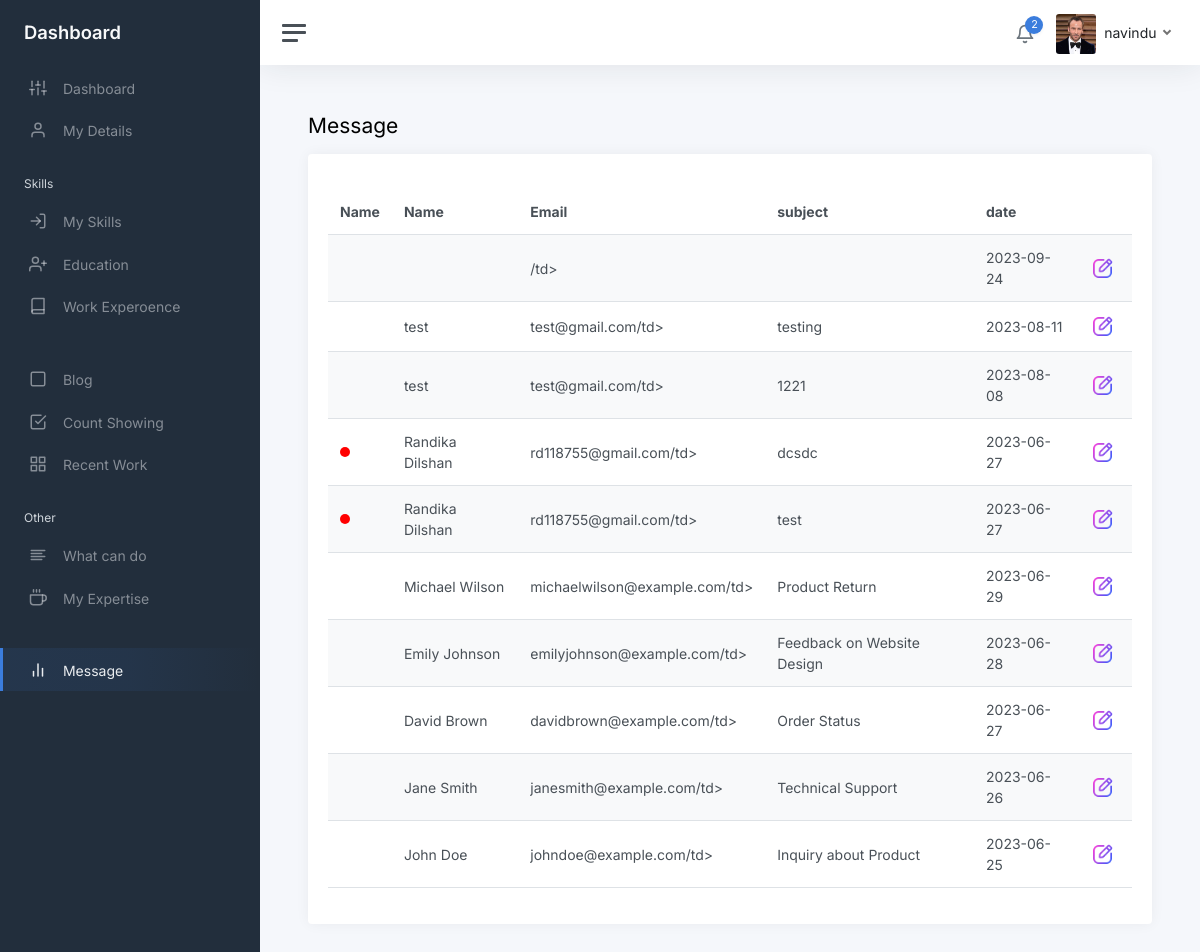
The app's page /admin2/static/mymsg.php with its own data.
### tables this page shows
CREATE TABLE `Detila` (
  `Id` int(11) NOT NULL,
  `Name` text DEFAULT NULL,
  `Role` text DEFAULT NULL,
  `AboutMe` text DEFAULT NULL,
  `Country` text DEFAULT NULL,
  `Profile_Pic` text DEFAULT NULL,
  `Bg_picture1` text DEFAULT NULL,
  `Bg_picture2` text DEFAULT NULL,
  `Skill_desc` text DEFAULT NULL,
  `email` varchar(255) DEFAULT NULL,
  `address` varchar(255) DEFAULT NULL,
  `telephone` varchar(20) DEFAULT NULL,
  `Cv` text DEFAULT NULL,
  `hirebanner` int(11) DEFAULT NULL
);

CREATE TABLE `Admin_chat` (
  `Id` int(11) NOT NULL,
  `Name` text DEFAULT NULL,
  `email` text DEFAULT NULL,
  `Subject` text DEFAULT NULL,
  `Message` text DEFAULT NULL,
  `Date` date DEFAULT NULL,
  `Looking` int(11) DEFAULT NULL
);

### admin2/static/mymsg.php (the view, shortened to what this page needs)
<?php
    require_once '../../connection.php';
    require_once './header.php';
?>
            <main class="content">
				<div class="container-fluid p-0">
					<div class="mb-3">
						<h1 class="h3 d-inline align-middle">Message</h1>
					</div>
                    <div class="row">
                        <div class="col-sm-12">
                            <div class="card" style="padding: 20px;">
                                <div style="margin-top: 15px;" class="">
                                    <table id="customerTable" class="table table-striped" style="width:100%">
                                        <thead>
                                            <tr>
                                                <th> Name</th>
                                                <th> Name</th>
                                                <th> Email</th>
                                                <th> subject</th>
                                                <th> date </th>
                                                <th>  </th>
                                            </tr>
                                        </thead>
                                        <tbody class="contentable">
                                            <?php
                                                $sql = "SELECT * FROM `Admin_chat` ORDER BY `Admin_chat`.`Id` DESC";
                                                $result = $conn->query($sql);
                                                while ($row = $result->fetch_assoc()) {
                                            ?>
                                            <tr>
                                                <td>
                                                    <div class="<?php if ($row['Looking'] == 0) { echo "red-dot"; } ?>"></div>
                                                </td>
                                                <td> <?php echo $row['Name']; ?> </td>
                                                <td> <?php echo $row['email']; ?>/td>
                                                <td> <?php echo $row['Subject']; ?> </td>
                                                <td> <?php echo $row['Date']; ?></td>
                                                <td>
                                                        <a href="viewmsg.php?id=<?php echo $row['Id']; ?>"><img src="../../Assets/web/edit1.png" alt="" style="width:25px;height:25px; margin-right:5px;"></a>
                                                </td>
                                            </tr>
                                            <?php } ?>
                                        </tbody>
                                    </table>
                                </div>
                            </div>
                        </div>
                    </div>
				</div>
			</main>
		</div>
	</div>
</body>
</html>

### admin2/static/header.php (shortened to what this page needs)
<!DOCTYPE html>
<html lang="en">
<head>
	<link href="css/app.css" rel="stylesheet">
</head>
<body>
	<div class="wrapper">
		<nav id="sidebar" class="sidebar js-sidebar">
			<div class="sidebar-content js-simplebar">
				<a class="sidebar-brand" href="index.html">
                    <span class="align-middle">Dashboard</span>
                </a>
				<ul class="sidebar-nav">
					<li class="sidebar-item active">
						<a class="sidebar-link" href="./index.php">
                        <i class="align-middle" data-feather="sliders"></i> <span class="align-middle">Dashboard</span>
                        </a>
					</li>
					<li class="sidebar-item">
						<a class="sidebar-link" href="./mydetails.php">
                        <i class="align-middle" data-feather="user"></i> <span class="align-middle">My Details</span>
                        </a>
					</li>
                    <li class="sidebar-header">
						Skills
					</li>
					<li class="sidebar-item">
						<a class="sidebar-link" href="./skills.php">
                        <i class="align-middle" data-feather="log-in"></i> <span class="align-middle">My Skills</span>
                        </a>
					</li>
					<li class="sidebar-item">
                            <a class="sidebar-link" href="education.php">
                            <i class="align-middle" data-feather="user-plus"></i> <span class="align-middle">Education</span>
                            </a>
					</li>
					<li class="sidebar-item">
						<a class="sidebar-link" href="workexperience.php">
                        <i class="align-middle" data-feather="book"></i> <span class="align-middle">Work Experoence</span>
                        </a>
					</li>
					<li class="sidebar-header">
					</li>
					<li class="sidebar-item">
						<a class="sidebar-link" href="blog.php">
                        <i class="align-middle" data-feather="square"></i> <span class="align-middle">Blog</span>
                        </a>
					</li>
					<li class="sidebar-item ">
						<a class="sidebar-link" href="countshow.php">
                        <i class="align-middle" data-feather="check-square"></i> <span class="align-middle">Count Showing</span>
                        </a>
					</li>
					<li class="sidebar-item">
						<a class="sidebar-link" href="recentwork.php">
                        <i class="align-middle" data-feather="grid"></i> <span class="align-middle">Recent Work</span>
                        </a>
					</li>
                    <li class="sidebar-header">
						Other
					</li>
					<li class="sidebar-item">
						<a class="sidebar-link" href="cando.php">
                        <i class="align-middle" data-feather="align-left"></i> <span class="align-middle">What can do</span>
                        </a>
					</li>
					<li class="sidebar-item">
						<a class="sidebar-link" href="myexpertise.php">
                        <i class="align-middle" data-feather="coffee"></i> <span class="align-middle">My Expertise</span>
                        </a>
					</li>
                    <li class="sidebar-header">
                    </li>
					<li class="sidebar-item">
						<a class="sidebar-link" href="mymsg.php">
                        <i class="align-middle" data-feather="bar-chart-2"></i> <span class="align-middle">Message</span>
                        </a>
					</li>
				</ul>
			</div>
		</nav>
		<div class="main">
			<nav class="navbar navbar-expand navbar-light navbar-bg">
				<a class="sidebar-toggle js-sidebar-toggle">
                    <i class="hamburger align-self-center"></i>
                </a>
				<div class="navbar-collapse collapse">
					<ul class="navbar-nav navbar-align">
						<li class="nav-item dropdown">
							<a class="nav-icon dropdown-toggle" href="mymsg.php">
								<div class="position-relative">
									<i class="align-middle" data-feather="bell"></i>
									<span class="indicator"><?php require_once 'php/showmsgcount.php'; ?></span>
								</div>
							</a>
						</li>
						<li class="nav-item dropdown">
                            <?php
                                $sql = "SELECT * FROM `Detila`";
                                $result = $conn->query($sql);
                                while ($row = $result->fetch_assoc()) {
                            ?>
							<a class="nav-link dropdown-toggle d-none d-sm-inline-block" href="#" data-bs-toggle="dropdown">
                                <img src="../../Assets/profile/<?php echo  $row['Profile_Pic'];?>" class="avatar img-fluid rounded me-1" alt="Charles Hall" /> <span class="text-dark"><?php echo  $row['Name'];?></span>
                            </a>
                            <?php } ?>
						</li>
					</ul>
				</div>
			</nav>

### admin2/static/mymsg.php (style rules this page uses)
.red-dot { width: 10px; height: 10px; border-radius: 50%; background-color: red; }

### records on screen
detila: Profile_Pic (picture), Name "navindu"
admin_chat: Date "2023-09-24"
admin_chat: Name "test", email "test@gmail.com", Subject "testing", Date "2023-08-11"
admin_chat: Name "test", email "test@gmail.com", Subject "1221", Date "2023-08-08"
admin_chat: Looking 0 (drawn), Name "Randika Dilshan", email "rd118755@gmail.com", Subject "dcsdc", Date "2023-06-27"
admin_chat: Looking 0 (drawn), Name "Randika Dilshan", email "rd118755@gmail.com", Subject "test", Date "2023-06-27"
admin_chat: Name "Michael Wilson", email "michaelwilson@example.com", Subject "Product Return", Date "2023-06-29"
admin_chat: Name "Emily Johnson", email "emilyjohnson@example.com", Subject "Feedback on Website Design", Date "2023-06-28"
admin_chat: Name "David Brown", email "davidbrown@example.com", Subject "Order Status", Date "2023-06-27"
admin_chat: Name "Jane Smith", email "janesmith@example.com", Subject "Technical Support", Date "2023-06-26"
admin_chat: Name "John Doe", email "johndoe@example.com", Subject "Inquiry about Product", Date "2023-06-25"

### other values on screen
$rowCount "2"
